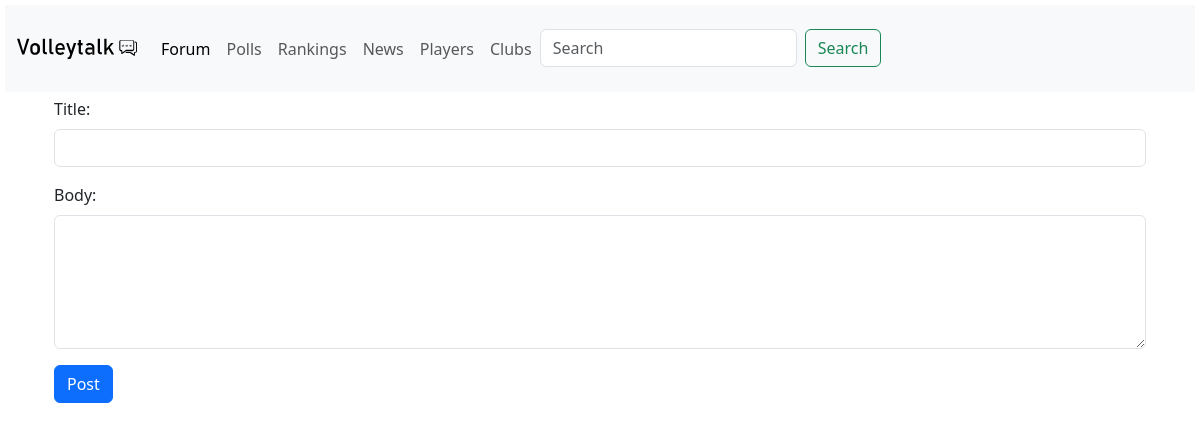
/forum, run on an earlier commit of the app's database.
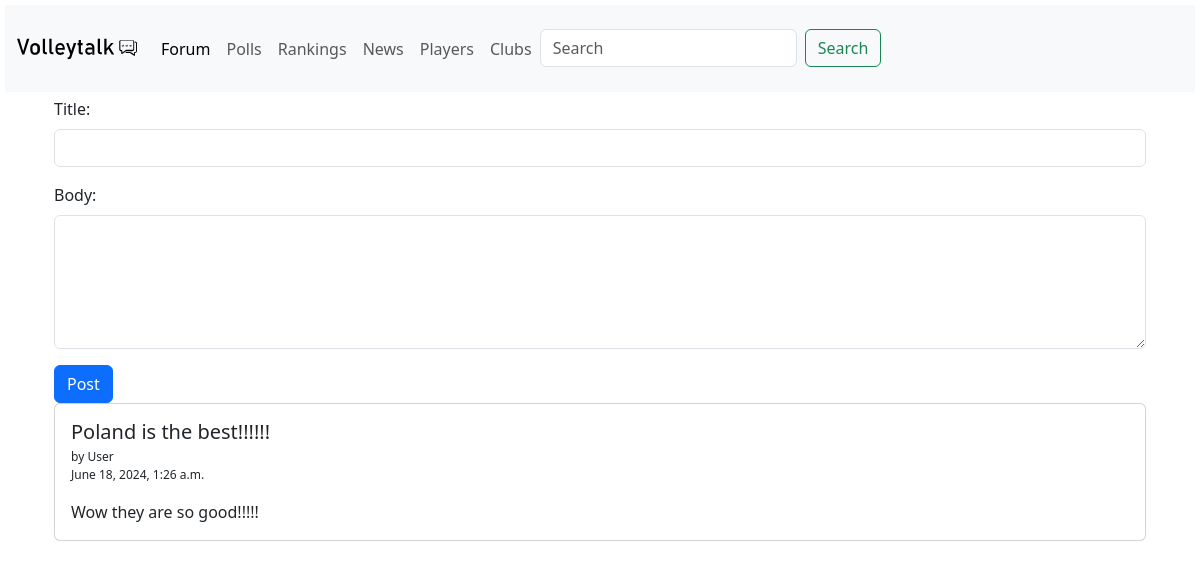
And on a later commit of the database.
### forum/models.py (models this page shows)
class Post(models.Model):
    title = models.CharField(max_length=150)
    body = models.CharField(max_length=700, null=True)
    likes = models.IntegerField(blank=True, default=0)
    post_date = models.DateTimeField(blank=True, default=timezone.now)
    def __str__(self):
        return self.title

### forum/views.py (the view)
# urls.py: path('forum', views.forum, name='forum')
def forum(request):
    all_posts = Post.objects.all
    if request.method == 'POST':
        form = PostForm(request.POST or None)
        if form.is_valid():
            form.save()
        return render(request, 'forum.html', {'all_posts': all_posts})
    else:
        return render(request, 'forum.html', {'all_posts': all_posts})

### forum/templates/forum.html (shortened to what this page needs)
{% extends 'base.html' %} {% block title %} Volleytalk | Forum {% endblock %}
{% block style %} ../static/css/forum.css {% endblock %} {% block content %}
<div class="container">
  <form method="post" action='{% url "forum" %}'>
    <div class="mb-3">
      <label for="title" class="form-label">Title: </label>
      <input
        type="text"
        class="form-control"
        id="exampleInputEmail1"
        aria-describedby="emailHelp"
        name="title"
      />
    </div>
    <div class="mb-3">
      <label for="body" class="form-label">Body: </label>
      <textarea
        class="form-control"
        id="exampleFormControlTextarea1"
        rows="5"
        name="body"
      ></textarea>
    </div>
    <button type="submit" class="btn btn-primary">Post</button>
  </form>
  {% for post in all_posts %}
  <div class="card">
    <div class="card-body">
      <h5 class="card-title">{{ post }}</h5>
      <p class="card-subtitle" style="font-size: 12px;">by User</p>
      <p style="font-size: 12px;">{{post.post_date}}</p>
      <p class="card-text">{{ post.body }}</p>
    </div>
  </div>
  {% endfor %}
</div>
{% endblock %}

### forum/templates/base.html (shortened to what this page needs)
{% load static %}
<!DOCTYPE html>
<html lang="en">
  <head>
    <link rel="stylesheet" href="{% static '../static/css/main.css' %}" />
    <link rel="stylesheet" href="{% block style %} {% endblock %}" />
    <link
      href="https://cdn.jsdelivr.net/npm/bootstrap@5.3.3/dist/css/bootstrap.min.css"
      rel="stylesheet"
    />
  </head>
  <body>
    <nav class="navbar navbar-expand-lg bg-body-tertiary">
      <div class="container-fluid">
        <a class="navbar-brand" href="home"
          ><img
            class="d-inline-block align-text-top"
            src="../static/vball-logo.svg"
            style="height: 60px; width: 120px"
        /></a>
        <div class="collapse navbar-collapse" id="navbarNav">
          <ul class="navbar-nav">
            <li class="nav-item">
              <a class="nav-link active" href="forum">Forum</a>
            </li>
            <li class="nav-item">
              <a class="nav-link" href="polls">Polls</a>
            </li>
            <li class="nav-item">
              <a class="nav-link" href="rankings">Rankings</a>
            </li>
            <li class="nav-item">
              <a class="nav-link" href="news">News</a>
            </li>
            <li class="nav-item">
              <a class="nav-link" href="players">Players</a>
            </li>
            <li class="nav-item">
              <a class="nav-link" href="clubs">Clubs</a>
            </li>
            <ul class="nav navbar-nav ml-auto w-100 justify-content-end">
              <li class="nav-item">
                <form class="d-flex" role="search">
                  <input
                    class="form-control me-2"
                    type="search"
                    placeholder="Search"
                    aria-label="Search"
                  />
                  <button class="btn btn-outline-success" type="submit">
                    Search
                  </button>
                </form>
              </li>
            </ul>
          </ul>
        </div>
      </div>
    </nav>
    <div class="container">{% block content %} {% endblock %}</div>
  </body>
</html>

### forum/static/css/main.css (style rules this page uses)
.navbar { margin: 5px; }

What changed in the data, as far as the page shows it:
added Post: title "Poland is the best!!!!!!", post_date "June 18, 2024, 1:26 a.m.", body "Wow they are so good!!!!!"
